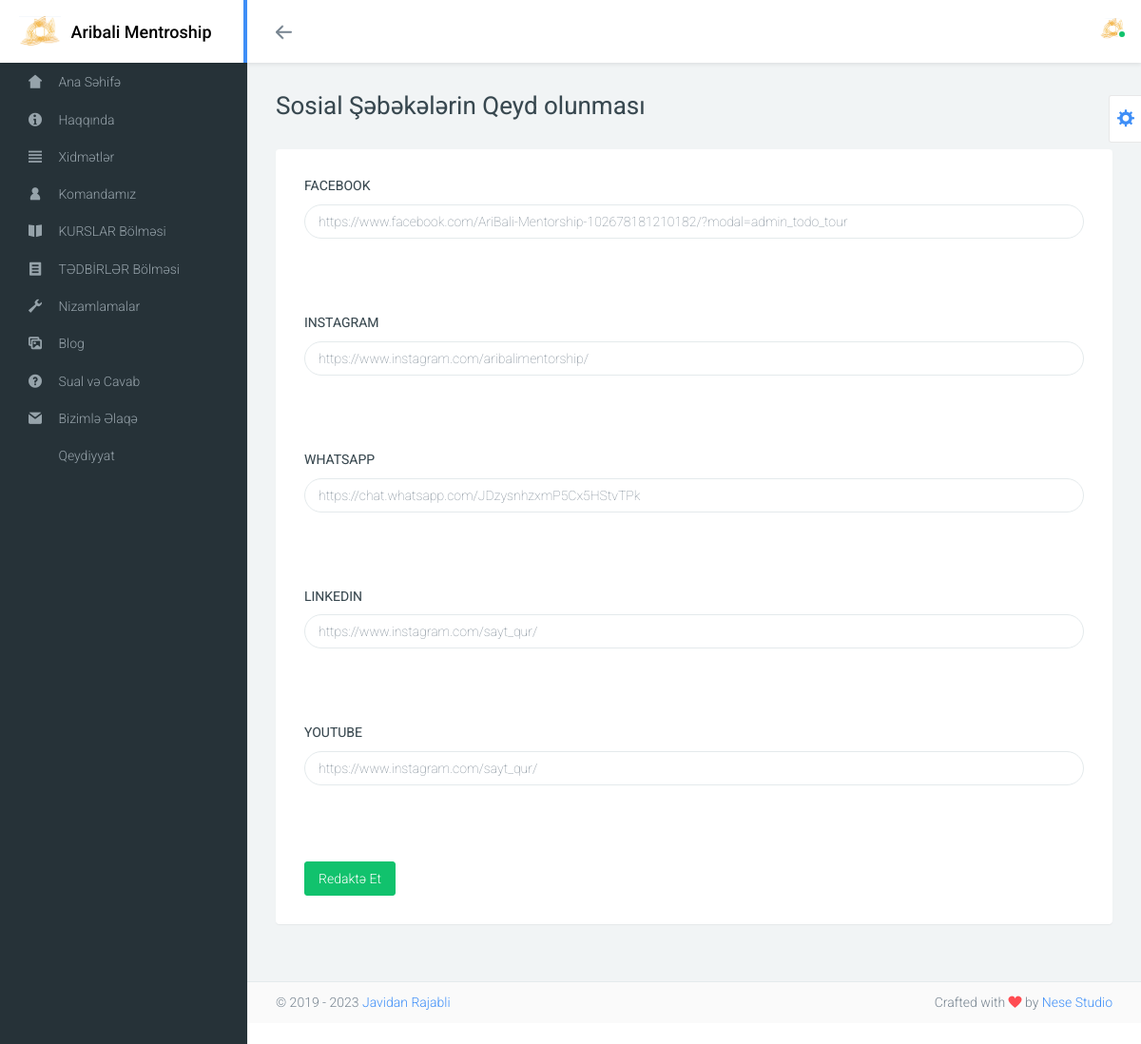
The app's page /admin/base/sosial-nizam.php with its own data.
### tables this page shows
CREATE TABLE `settings` (
  `id` int(11) NOT NULL,
  `title` varchar(500) NOT NULL,
  `description` text NOT NULL,
  `unvan` varchar(250) NOT NULL,
  `img` varchar(255) NOT NULL,
  `tel` bigint(4) NOT NULL,
  `mobil` bigint(4) NOT NULL,
  `email` varchar(100) NOT NULL,
  `poct` varchar(100) NOT NULL,
  `facebook` varchar(500) NOT NULL,
  `instagram` varchar(500) NOT NULL,
  `linkedin` varchar(500) NOT NULL,
  `whatsapp` varchar(500) NOT NULL,
  `youtube` varchar(500) NOT NULL
);

### admin/settings/class/umumi.php (called while the page is built, shortened)
<?php
class Umumi
{
    public function Getir($table)
    {
        global $db;
        $data = $db->prepare("SELECT * from " . $table);
        $data->execute();
        $x = $data->fetch(PDO::FETCH_ASSOC);
        return $x;
    }
}

### admin/settings/code/nizam.php (called while the page is built, shortened)
<?php
	$data = $umumi->Getir("settings");
 ?>

### admin/base/sosial-nizam.php (the view, shortened to what this page needs)
<?php require_once 'header.php';require_once 'nav.php';require_once '../settings/code/nizam.php';?>
<div class="page">
  <div class="page-header">
    <h1 class="page-title">Sosial Şəbəkələrin Qeyd olunması </h1>
  </div>
  <div class="page-content">
    <div class="panel">
      <div class="panel-body container-fluid">
        <div class="row row-lg">
          <div class="col-md-12 col-lg-12">
            <form method="POST" action="#">
              <div class="example-wrap">
                <h4 class="example-title">Facebook</h4>
                <input type="text" name="facebook" value="<?=$data['facebook']?>" class="form-control round" id="inputRounded">
              </div>
              <div class="example-wrap">
                <h4 class="example-title">Instagram</h4>
                <input type="etxt" name="instagram" value="<?=$data['instagram']?>" class="form-control round" id="inputRounded">
              </div>
              <div class="example-wrap">
                <h4 class="example-title">Whatsapp</h4>
                <input type="text" name="whatsapp" value="<?=$data['whatsapp']?>" class="form-control round" id="inputRounded">
              </div>
               <div class="example-wrap">
                <h4 class="example-title">LInkedin</h4>
                <input type="text" name="linkedin" value="<?=$data['linkedin']?>" class="form-control round" id="inputRounded">
              </div>
              <div class="example-wrap">
                <h4 class="example-title">Youtube</h4>
                <input type="text" name="youtube" value="<?=$data['youtube']?>" class="form-control round" id="inputRounded">
              </div>
              <button type="submit" name="s_redakte" class="btn btn-animate btn-animate-vertical btn-success">
                <span><i class="icon wb-edit" aria-hidden="true"></i>Redaktə Et</span>
              </button>
            </form>
          </div>
        </div>
      </div>
    </div>
  </div>
</div>
<?php require_once 'footer.php';?>

### records on screen
settings: facebook "https://www.facebook.com/AriBali-Mentorship-102678181210182/?modal=admin_todo_tour", instagram "https://www.instagram.com/aribalimentorship/", whatsapp "https://chat.whatsapp.com/JDzysnhzxmP5Cx5HStvTPk", linkedin "https://www.instagram.com/sayt_qur/", youtube "https://www.instagram.com/sayt_qur/"
